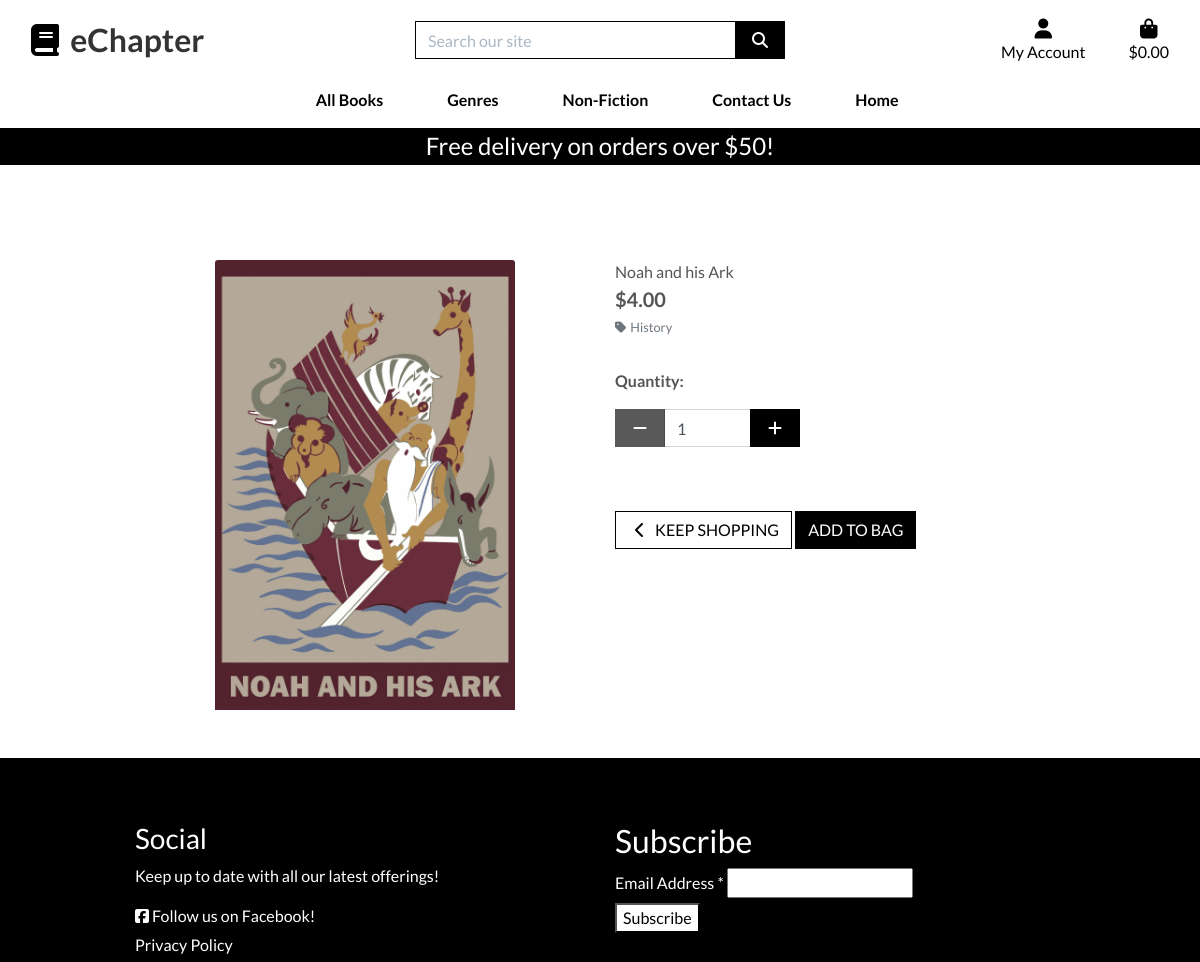
Screenshot of /products/12/ with the database file from the repository.
### products/models.py (models this page shows, shortened)
class Book(models.Model):
    title = models.CharField(max_length=255)
    author = models.ForeignKey(
        'Author', null=True, blank=True, on_delete=models.SET_NULL)
    ISBN = models.CharField(max_length=13, null=True, blank=True)
    publisher = models.CharField(max_length=255, null=True, blank=True)
    price = models.DecimalField(max_digits=6, decimal_places=2)
    category = models.ForeignKey(
        'Category', null=True, blank=True, on_delete=models.SET_NULL)
    cover_image = models.ImageField(null=True, blank=True)

class Category(models.Model):
    class Meta:
        verbose_name_plural = 'Categories'
    name = models.CharField(max_length=255)
    friendly_name = models.CharField(max_length=255, null=True, blank=True)
    description = models.TextField()

### products/views.py (the view)
# urls.py: path('<int:book_id>/', views.book_detail, name='book_detail'),
def book_detail(request, book_id):
    book = get_object_or_404(Book, pk=book_id)
    context = {
        'book': book,
    }
    return render(request, 'products/book_detail.html', context)

### bag/contexts.py (called while the page is built, shortened)
def bag_contents(request):
    bag_items = []
    total = 0
    book_count = 0
    bag = request.session.get('bag', {})
    if total < settings.FREE_DELIVERY_THRESHOLD:
        delivery = total * Decimal(settings.STANDARD_DELIVERY_PERCENTAGE / 100)
        free_delivery_delta = settings.FREE_DELIVERY_THRESHOLD - total
    else:
        delivery = 0
        free_delivery_delta = 0
    grand_total = delivery + total
    context = {
        'bag_items': bag_items,
        'total': total,
        'book_count': book_count,
        'delivery': delivery,
        'free_delivery_delta': free_delivery_delta,
        'free_delivery_threshold': settings.FREE_DELIVERY_THRESHOLD,
        'grand_total': grand_total,
    }
    return context

### utility/context_processors.py (called while the page is built)
def debug_context(request):
    return {'debug': settings.DEBUG}

### products/templates/products/book_detail.html (shortened to what this page needs)
{% extends "base.html" %}
{% load static %}
{% block page_header %}
    <div class="container header-container">
    </div>
{% endblock %}
{% block content %}
    <div class="overlay"></div>
    <div class="container-fluid">
        <div class="row">
            <div class="col-12 col-md-6 col-lg-4 offset-lg-2">
                <div class="image-container my-5">
                    {% if book.cover_image %}
                        <a href="{{ book.cover_image.url }}" target="_blank">
                            <img class="card-img-top img-fluid book-cover-detail" src="{{ book.cover_image.url }}" alt="{{ book.title }}">
                        </a>
                    {% else %}
                        <a href="">
                            <img class="card-img-top img-fluid" src="{{ MEDIA_URL }}noimage.png" alt="{{ book.title }}">
                        </a>
                    {% endif %}
                </div>
            </div>
            <div class="col-12 col-md-6 col-lg-4">
                <div class="book-details-container mb-5 mt-md-5">
                    <p class="mb-0">{{ book.title }}</p>
                    <p class="lead mb-0 text-left font-weight-bold">${{ book.price }}</p>
                    {% if book.category %}
                    <p class="small mt-1 mb-0">
                        <a class="text-muted" href="{% url 'products' %}?category={{ book.category.name }}">
                            <i class="fas fa-tag mr-1"></i>{{ book.category.name }}
                        </a>
                    </p>
                    {% endif %}
                    <form class="form" action="{% url 'add_to_bag' book.id %}" method="POST">
                        <div class="form-row">
                            <div class="col-12">
                                <p class="mt-3"><strong>Quantity:</strong></p>
                                <div class="form-group w-50">
                                    <div class="input-group">
                                        <div class="input-group-prepend">
                                            <button class="decrement-qty btn btn-black rounded-0"
                                                data-item_id="{{ book.id }}" id="decrement-qty_{{ book.id }}">
                                                <span class="icon">
                                                    <i class="fas fa-minus"></i>
                                                </span>
                                            </button>
                                        </div>
                                        <input class="form-control qty_input" type="number"
                                        name="quantity" value="1" min="1" max="99"
                                        data-item_id="{{ book.id }}" id="id_qty_{{ book.id }}">
                                        <div class="input-group-append">
                                            <button class="increment-qty btn btn-black rounded-0"
                                                data-item_id="{{ book.id }}" id="increment-qty_{{ book.id }}">
                                                <span class="icon">
                                                    <i class="fas fa-plus"></i>
                                                </span>
                                            </button>
                                        </div>
                                    </div>
                                </div>
                            </div>
                            <div class="col-12">
                                <a href="{% url 'products' %}" class="btn btn-outline-black rounded-0 mt-5">
                                    <span class="icon">
                                        <i class="fas fa-chevron-left"></i>
                                    </span>
                                    <span class="text-uppercase">Keep Shopping</span>
                                </a>
                                <input type="submit" class="btn btn-black rounded-0 text-uppercase mt-5" value="Add to Bag">
                            </div>
                        </div>
                    </form>
                </div>
            </div>
        </div>
    </div>
{% endblock %}

### static/css/base.css (style rules this page uses)
html { height: 100%; }
body { background: url('/media/three-cartoon-characters-reading-books-in-a-bookstore.jpg') no-repeat center center fixed; background-size: cover; height: calc(100vh - 164px); color: #555; font-family: 'Lato'; }
.icon { align-items: center; display: inline-flex; justify-content: center; height: 1.5rem; width: 1.5rem; }
.btn-black { background: black; color: white; }
.btn-outline-black { background: white; color: black !important; border: 1px solid black; }
.overlay { height: 100%; width: 100%; top: 0; left: 0; position: fixed; background: white; z-index: -1; }
.book-cover-detail { width: 300px; height: 450px; object-fit: cover; }
@media (min-width: 992px) { .container { max-width: 80%; } }
@media (min-width: 992px) { .header-container { padding-top: 164px; } }

### rows the page displays
Book: cover_image (picture), title "Noah and his Ark", price "4.00", category.name "History"

### other values shown
{{ free_delivery_threshold }} "50"
